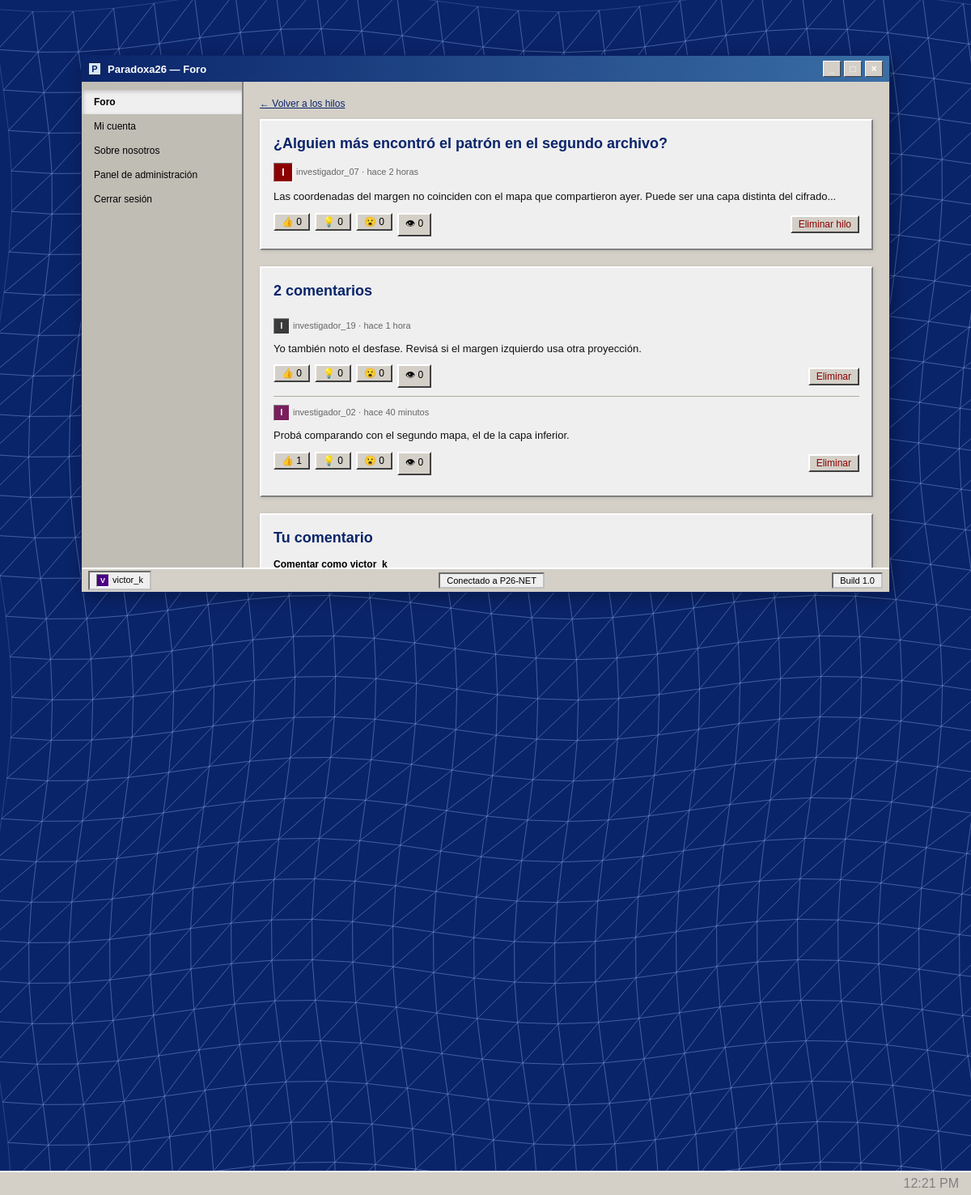
/index.php?c=Foro&a=ver&id=1 (signed in), run on the app's committed database.
### tables this page shows
CREATE TABLE `publicaciones` (
  `id_publicacion` int(11) NOT NULL AUTO_INCREMENT,
  `titulo` varchar(255) NOT NULL,
  `contenido` text NOT NULL,
  `fecha_publicacion` timestamp NOT NULL DEFAULT current_timestamp(),
  `fecha_edicion` timestamp NOT NULL DEFAULT current_timestamp(),
  `id` int(11) NOT NULL,
  PRIMARY KEY (`id_publicacion`),
  KEY `id` (`id`),
  CONSTRAINT `publicaciones_ibfk_1` FOREIGN KEY (`id`) REFERENCES `usuarios` (`id`)
);

CREATE TABLE `usuarios` (
  `id` int(11) NOT NULL AUTO_INCREMENT,
  `nombre_usuario_real` varchar(50) NOT NULL,
  `correo` varchar(100) NOT NULL,
  `contrasenia` varchar(255) NOT NULL,
  `nombre_usuario_anonimo` varchar(50) NOT NULL,
  `fecha_registro` date NOT NULL,
  `rol` enum('usuario','admin') NOT NULL DEFAULT 'usuario',
  `biografia` varchar(255) DEFAULT NULL,
  `foto_perfil` varchar(255) DEFAULT NULL,
  `token` varchar(255) DEFAULT NULL,
  `estado_verificado` tinyint(1) NOT NULL DEFAULT 0,
  PRIMARY KEY (`id`),
  UNIQUE KEY `correo` (`correo`),
  UNIQUE KEY `nombre_usuario_anonimo` (`nombre_usuario_anonimo`)
);

CREATE TABLE `comentarios` (
  `id_comentario` int(11) NOT NULL AUTO_INCREMENT,
  `id_publicacion` int(11) NOT NULL,
  `id` int(11) NOT NULL,
  `contenido` varchar(500) NOT NULL,
  `fecha_comentario` timestamp NOT NULL DEFAULT current_timestamp(),
  PRIMARY KEY (`id_comentario`),
  KEY `id_publicacion` (`id_publicacion`),
  KEY `id` (`id`),
  CONSTRAINT `comentarios_ibfk_1` FOREIGN KEY (`id_publicacion`) REFERENCES `publicaciones` (`id_publicacion`) ON DELETE CASCADE,
  CONSTRAINT `comentarios_ibfk_2` FOREIGN KEY (`id`) REFERENCES `usuarios` (`id`) ON DELETE CASCADE
);

### app/controllers/ForoController.php (called while the page is built, shortened)
<?php
require_once __DIR__ . '/../../config/auth.php';
require_once __DIR__ . '/../models/ForoModel.php';
require_once __DIR__ . '/../helpers/Formato.php';
require_once __DIR__ . '/../helpers/FotoPerfil.php';
require_once __DIR__ . '/../helpers/ImagenHilo.php';
class ForoController {
    private $foro;
    private $usuario;
    public function __construct() {
        global $conexion;
        requiereLogin();
        $this->usuario = usuarioActual();
        $this->foro    = new ForoModel($conexion);
    }
    private function miId() {
        return (int) $this->usuario['id'];
    }
    private function esAdmin() {
        return $this->usuario['rol'] === 'admin';
    }
    private function render($modo, $vars = []) {
        $tiposReaccion  = ForoModel::REACCIONES;
        require __DIR__ . '/../views/home/index.php';
    }
    private function mostrarHilo($id, $errorComentario = null, $textoComentario = '') {
        $hilo = $this->foro->obtenerPublicacion($id);
        $yo      = $this->miId();
        $esAdmin = $this->esAdmin();
        $comentarios = $this->foro->listarComentarios($id);
        $hilo        = $this->foro->adjuntarReacciones('publicacion', [$hilo], 'id_publicacion', $yo)[0];
        $comentarios = $this->foro->adjuntarReacciones('comentario', $comentarios, 'id_comentario', $yo);
        $hilo['hace']          = tiempoRelativo($hilo['segundos']);
        $hilo['imagen']        = ImagenHilo::url($hilo['id_publicacion']);
        $hilo['puede_eliminar'] = ((int) $hilo['id_autor'] === $yo) || $esAdmin;
        foreach ($comentarios as $i => $c) {
            $comentarios[$i]['hace']           = tiempoRelativo($c['segundos']);
            $comentarios[$i]['puede_eliminar'] = ((int) $c['id_autor'] === $yo) || $esAdmin;
        }
        $this->render('hilo', [
            'hilo'            => $hilo,
            'comentarios'     => $comentarios,
            'txtComentarios'  => pluralizar(count($comentarios), 'comentario', 'comentarios'),
            'errorComentario' => $errorComentario,
            'textoComentario' => $textoComentario,
            'maxComentario'   => self::MAX_COMENTARIO,
        ]);
    }
    public function ver() {
        $this->mostrarHilo((int) ($_GET['id'] ?? 0));
    }
}

### app/models/ForoModel.php (called while the page is built, shortened)
<?php
class ForoModel {
    private $db;
    public function __construct($conexion) {
        $this->db = $conexion;
    }
    public function obtenerPublicacion($id) {
        $stmt = $this->db->prepare(
            "SELECT p.id_publicacion, p.titulo, p.contenido, p.id AS id_autor, u.nombre_usuario_anonimo AS autor, u.foto_perfil AS autor_foto,
                    TIMESTAMPDIFF(SECOND, p.fecha_publicacion, NOW()) AS segundos
             FROM publicaciones p
             INNER JOIN usuarios u ON u.id = p.id
             WHERE p.id_publicacion = ? LIMIT 1"
        );
        $stmt->bind_param("i", $id);
        $stmt->execute();
        $fila = $stmt->get_result()->fetch_assoc();
        return $fila ?: null;
    }
    public function listarComentarios($idPublicacion) {
        $stmt = $this->db->prepare(
            "SELECT c.id_comentario, c.id_publicacion, c.contenido, c.id AS id_autor, u.nombre_usuario_anonimo AS autor, u.foto_perfil AS autor_foto,
                    TIMESTAMPDIFF(SECOND, c.fecha_comentario, NOW()) AS segundos
             FROM comentarios c
             INNER JOIN usuarios u ON u.id = c.id
             WHERE c.id_publicacion = ?
             ORDER BY c.fecha_comentario ASC, c.id_comentario ASC"
        );
        $stmt->bind_param("i", $idPublicacion);
        $stmt->execute();
        $filas = $stmt->get_result()->fetch_all(MYSQLI_ASSOC);
        return $filas;
    }
    public function adjuntarReacciones($objetivo, array $filas, $campoId, $idUsuario) {
        $def    = self::OBJETIVOS[$objetivo];
        $vacias = array_fill_keys(array_keys(self::REACCIONES), 0);
        foreach ($filas as $i => $fila) {
            $filas[$i]['reacciones'] = $vacias;
            $filas[$i]['mia']        = '';
        }
        $lista = implode(',', array_map('intval', array_column($filas, $campoId)));
        $tabla = $def['tabla'];
        $col   = $def['columna'];
        $conteos = [];
        $res = $this->db->query(
            "SELECT $col AS objetivo, tipo, COUNT(*) AS total FROM $tabla WHERE $col IN ($lista) GROUP BY $col, tipo"
        );
        foreach ($res->fetch_all(MYSQLI_ASSOC) as $r) {
            $conteos[(int) $r['objetivo']][$r['tipo']] = (int) $r['total'];
        }
        $mias = [];
        $stmt = $this->db->prepare("SELECT $col AS objetivo, tipo FROM $tabla WHERE id = ? AND $col IN ($lista)");
        $stmt->bind_param("i", $idUsuario);
        $stmt->execute();
        foreach ($stmt->get_result()->fetch_all(MYSQLI_ASSOC) as $r) {
            $mias[(int) $r['objetivo']] = $r['tipo'];
        }
        foreach ($filas as $i => $fila) {
            $oid = (int) $fila[$campoId];
            foreach (($conteos[$oid] ?? []) as $tipo => $total) {
                if (isset($vacias[$tipo])) {
                    $filas[$i]['reacciones'][$tipo] = $total;
                }
            }
            $filas[$i]['mia'] = $mias[$oid] ?? '';
        }
        return $filas;
    }
}

### config/auth.php (called while the page is built, shortened)
<?php
require_once __DIR__ . '/conexion.php';
function usuarioActual() {
    static $cache = false;
    if ($cache !== false) {
        return $cache;
    }
    global $conexion;
    $id = (int) $_SESSION['usuario_id'];
    $stmt = $conexion->prepare(
        "SELECT id, nombre_usuario_real, correo, nombre_usuario_anonimo, rol, foto_perfil, biografia, estado_verificado FROM usuarios WHERE id = ? LIMIT 1"
    );
    $stmt->bind_param("i", $id);
    $stmt->execute();
    $fila = $stmt->get_result()->fetch_assoc();
    return $cache = $fila;
}
function requiereLogin() {
    if (usuarioActual() === null) {
        header('Location: ' . BASE_URL . '/app/views/auth/login.php');
        exit;
    }
}

### app/helpers/Formato.php (called while the page is built, shortened)
<?php
function tiempoRelativo($segundos) {
    $s = max(0, (int) $segundos);
    if ($s < 3600) {
        $n = intdiv($s, 60);
        return 'hace ' . $n . ($n === 1 ? ' minuto' : ' minutos');
    }
    if ($s < 86400) {
        $n = intdiv($s, 3600);
        return 'hace ' . $n . ($n === 1 ? ' hora' : ' horas');
    }
    $n = intdiv($s, 31536000);
    return 'hace ' . $n . ($n === 1 ? ' año' : ' años');
}

### app/helpers/ImagenHilo.php (called while the page is built, shortened)
<?php
class ImagenHilo {
    public static function directorio() {
        return dirname(__DIR__) . '/public/uploads/hilos';
    }
    public static function url($idPublicacion) {
        $id = (int) $idPublicacion;
        return null;
    }
}

### config/app.php (called while the page is built, shortened)
<?php
if (!function_exists('h')) {
    function h($valor) {
        return htmlspecialchars((string) $valor, ENT_QUOTES, 'UTF-8');
    }
}

### app/views/home/foro_hilo.php (the view, shortened to what this page needs)
<a class="volver" href="<?= BASE_URL ?>/index.php?c=Foro&amp;a=index">← Volver a los hilos</a>
<div class="panel" id="publicacion">
  <h2><?= h($hilo['titulo']) ?></h2>
  <div class="meta"><?= avatarPerfil($hilo['autor_foto'] ?? null, $hilo['autor'], 24) ?><?= h($hilo['autor']) ?> · <?= h($hilo['hace']) ?></div>
  <div class="mensaje-texto"><?= nl2br(h($hilo['contenido'])) ?></div>
  <div class="barra-mensaje">
    <?php $objetivo = 'publicacion'; $idObjetivo = $hilo['id_publicacion']; $item = $hilo; require __DIR__ . '/foro_reacciones.php'; ?>
    <?php if ($hilo['puede_eliminar']): ?>
      <form method="POST" action="<?= BASE_URL ?>/index.php?c=Foro&amp;a=eliminarPublicacion"
            onsubmit="return confirm('¿Eliminar este hilo? Se borran también todos sus comentarios.')">
        <button type="submit" class="btn-mini">Eliminar hilo</button>
      </form>
    <?php endif; ?>
  </div>
</div>
<div class="panel" id="comentarios">
  <h2><?= h($txtComentarios) ?></h2>
  <?php foreach ($comentarios as $c): ?>
    <div class="comentario" id="comentario-<?= (int) $c['id_comentario'] ?>">
      <div class="meta"><?= avatarPerfil($c['autor_foto'] ?? null, $c['autor'], 20) ?><?= h($c['autor']) ?> · <?= h($c['hace']) ?></div>
      <div class="mensaje-texto"><?= nl2br(h($c['contenido'])) ?></div>
      <div class="barra-mensaje">
        <?php $objetivo = 'comentario'; $idObjetivo = $c['id_comentario']; $item = $c; require __DIR__ . '/foro_reacciones.php'; ?>
        <?php if ($c['puede_eliminar']): ?>
          <form method="POST" action="<?= BASE_URL ?>/index.php?c=Foro&amp;a=eliminarComentario"
                onsubmit="return confirm('¿Eliminar este comentario?')">
            <button type="submit" class="btn-mini">Eliminar</button>
          </form>
        <?php endif; ?>
      </div>
    </div>
  <?php endforeach; ?>
</div>
<div class="panel" id="nuevo-comentario">
  <h2>Tu comentario</h2>
  <form method="POST" action="<?= BASE_URL ?>/index.php?c=Foro&amp;a=comentar">
    <div class="field">
      <label for="comentarioTexto">Comentar como <?= h($alias) ?></label>
    </div>
  </form>
</div>

### app/helpers/FotoPerfil.php (shortened to what this page needs)
<?php
function avatarPerfil($foto, $alias, $tam = 32) {
    $tam = (int) $tam;
    $colores = ['#0a246a', '#8b0000', '#006400', '#4b0082', '#7a4b00', '#005f73', '#7a1f5c', '#3a3a3a'];
    $color   = $colores[abs(crc32((string) $alias)) % count($colores)];
    $inicial = mb_strtoupper(mb_substr((string) $alias, 0, 1, 'UTF-8'), 'UTF-8');
    return '<span class="avatar avatar--inicial" aria-hidden="true" style="width:' . $tam . 'px;height:' . $tam . 'px;line-height:' . ($tam - 2)
         . 'px;font-size:' . max(9, (int) round($tam * 0.5)) . 'px;background:' . $color . '">' . h($inicial) . '</span>';
}

### app/views/home/foro_reacciones.php (shortened to what this page needs)
<div class="reacciones">
  <?php foreach ($tiposReaccion as $tipo => $datos): ?>
    <form class="form-reaccion" method="POST" action="<?= BASE_URL ?>/index.php?c=Foro&amp;a=reaccionar">
      <button type="submit" class="reaccion<?php if ($item['mia'] === $tipo): ?> activa<?php endif; ?>" title="<?= h($datos[1]) ?>"><?= h($datos[0]) ?> <span><?= (int) $item['reacciones'][$tipo] ?></span></button>
    </form>
  <?php endforeach; ?>
</div>

### app/public/css/style.css (style rules this page uses)
* { box-sizing: border-box; margin: 0; padding: 0; font-family: var(--font-system); }
body { min-height: 100vh; background: linear-gradient(to bottom, var(--color-bg-top) 0%, var(--color-bg-mid) 45%, var(--color-bg-bottom) 100%); color: var(--color-text); display: flex; align-items: center; justify-content: center; padding: 20px; }
a { color: var(--color-heading); }
.panel { border: 2px solid; border-color: var(--border-raised-light) var(--border-raised-dark) var(--border-raised-dark) var(--border-raised-light); background: var(--color-surface); padding: 18px; margin-bottom: 16px; font-size: 13px; line-height: 1.5; }
.panel h1, .panel h2 { color: var(--color-heading); margin-bottom: 8px; }
.panel h2 { font-size: 19px; }
.field { margin-bottom: 14px; }
.field label { display: block; font-size: 12px; margin-bottom: 5px; font-weight: bold; }
button, .btn { min-width: 110px; padding: 7px 12px; font-size: 12px; border: 2px solid; border-color: var(--border-raised-light) var(--border-raised-darker) var(--border-raised-darker) var(--border-raised-light); background: var(--color-panel); cursor: pointer; color: var(--color-text); }

### app/views/home/index.php (style rules this page uses)
body { overflow: hidden; position: relative; height: 100vh; width: 100vw; margin: 0; padding: 0; background: #000; font-family: Tahoma, Verdana, Arial, sans-serif; }
.panel { background: #efefef; border: 2px solid; border-color: #ffffff #808080 #808080 #ffffff; padding: 15px; margin-bottom: 20px; box-shadow: 1px 1px 5px rgba(0,0,0,0.1); }
.panel h2 { margin: 0 0 10px 0; font-size: 18px; color: #0a246a; }
.meta { font-size: 11px; color: #666; margin-bottom: 8px; }
.field { margin-bottom: 12px; }
.field label { display: block; font-size: 12px; font-weight: bold; margin-bottom: 4px; }
.volver { display: inline-block; margin-bottom: 12px; font-size: 12px; color: #0a246a; }
.mensaje-texto { font-size: 13px; line-height: 1.5; color: #111; margin: 6px 0 10px; }
.comentario { padding: 10px 0; border-top: 1px solid #b0aca2; }
.panel h2 + .comentario { border-top: none; }
.barra-mensaje { display: flex; align-items: center; justify-content: space-between; gap: 10px; flex-wrap: wrap; }
.barra-mensaje form { margin: 0; }
.reacciones { display: flex; gap: 6px; flex-wrap: wrap; }
.reacciones form { margin: 0; }
.reaccion, .btn-mini { min-width: 0; padding: 2px 8px; font-size: 12px; border: 2px solid; border-color: #ffffff #404040 #404040 #ffffff; background: #d4d0c8; cursor: pointer; color: #000; }
.btn-mini { color: #8b0000; }
.avatar { display: inline-block; vertical-align: middle; margin-right: 4px; border: 1px solid; border-color: #808080 #ffffff #ffffff #808080; background: #fff; object-fit: cover; flex-shrink: 0; }
.avatar--inicial { color: #fff; font-weight: bold; text-align: center; font-family: Tahoma, Verdana, Arial, sans-serif; user-select: none; }

### data on the page
publicaciones: titulo "¿Alguien más encontró el patrón en el segundo archivo?", id.nombre_usuario_anonimo "I", id.nombre_usuario_anonimo "investigador_07", contenido "Las coordenadas del margen no coinciden con el mapa que compartieron ayer. Puede ser una capa distinta del cifrado..."
comentarios: id.nombre_usuario_anonimo "I", id.nombre_usuario_anonimo "investigador_19", hace "hace 1 hora", contenido "Yo también noto el desfase. Revisá si el margen izquierdo usa otra proyección.", datos "👍", reacciones "0", datos "💡", datos "😮", datos "👁"
comentarios: id.nombre_usuario_anonimo "I", id.nombre_usuario_anonimo "investigador_02", hace "hace 40 minutos", contenido "Probá comparando con el segundo mapa, el de la capa inferior.", datos "👍", reacciones "1", datos "💡", reacciones "0", datos "😮", datos "👁"

### other printed values
$titulosVista[$vistaInicial] "Foro"
$hilo['hace'] "hace 2 horas"
$datos[0] "👍"
$item['reacciones'][$tipo] "0"
$datos[0] "💡"
$datos[0] "😮"
$datos[0] "👁"
$txtComentarios "2 comentarios"
$alias "victor_k"
$inicial "V"
